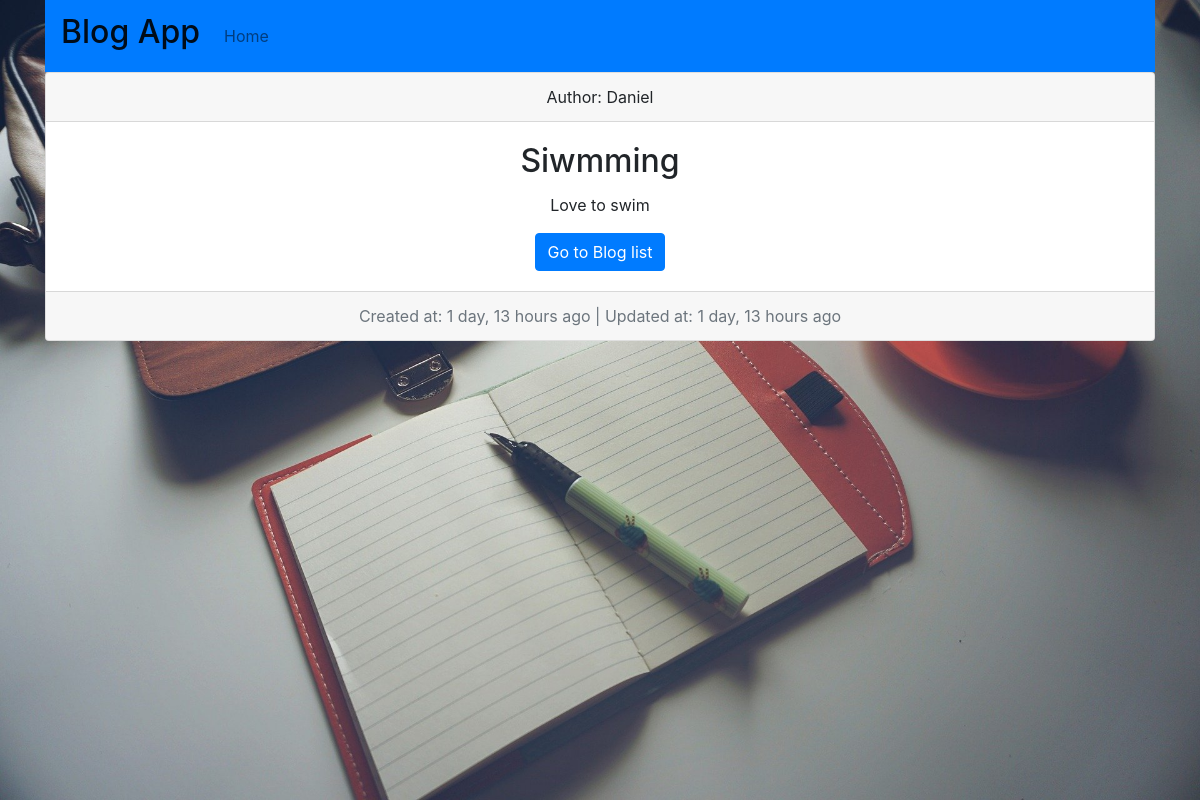
The app's page /post_detail/4 with its own data.
### posts/models.py (models this page shows, shortened)
class Posts(models.Model):
    title               = models.SlugField(max_length=250)
    content             = models.TextField()
    created_at          = models.DateTimeField(auto_now_add=True)
    updated_at          = models.DateTimeField(auto_now=True)
    author              = models.ForeignKey(User, on_delete=models.CASCADE)
    class Meta:
        verbose_name_plural='Post'

class User(models.Model):
    first_name          = models.CharField(max_length=100)
    last_name           = models.CharField(max_length=100)
    email               = models.EmailField()
    username            = models.CharField(max_length=100)
    def __str__(self):
        return self.first_name

### posts/views.py (the view)
# urls.py: path('post_detail/<int:post_id>', views.post_detail, name='detail')
def post_detail(request, post_id):
    post = get_object_or_404(Posts, pk=post_id)
    context = {
        'post': post
    }
    return render(request, 'posts/detail.html', context)

### posts/templates/posts/detail.html
{% extends 'posts/base.html' %}
{% load humanize %}
{% block body %}
<div class="card text-center m-10">
    <div class="card-header">
      Author: {{ post.author }}
    </div>
    <div class="card-body">
      <h2 class="card-title">{{ post.title }}</h2>
      <p class="card-text">{{ post.content }}</p>
      <a href="{% url 'posts:blog_list' %}" class="btn btn-primary">Go to Blog list</a>
    </div>
    <div class="card-footer text-muted">
      <span>Created at: {{ post.created_at|naturaltime }} |</span>
      <span>Updated at: {{ post.updated_at|naturaltime }}</span>
    </div>
  </div>
{% endblock body %}

### posts/static/css/main.css (style rules this page uses)
body, html { height: 100%; }

### records on screen
Posts: author "Daniel", title "Siwmming", content "Love to swim", created_at "1 day, 13 hours ago", updated_at "1 day, 13 hours ago"
